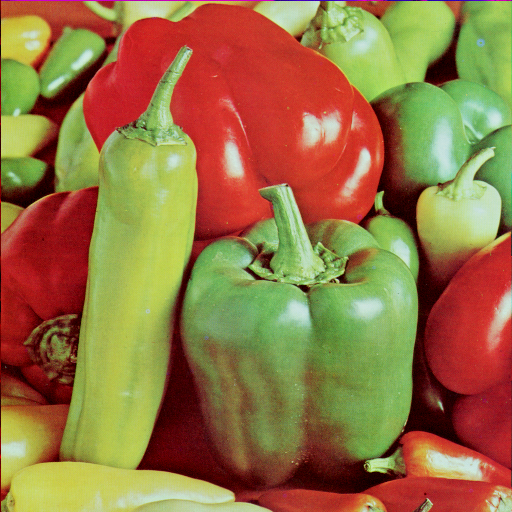
%> input picture img_ex/peppers.png, 512 x 512 px
$ octave lab1.m   (GNU Octave 9; MATLAB toolbox functions it lacks are replaced by stand-ins)
%> lines starting %> are read from the running program, lines starting %| are printed output that depends on the picture
### imgQuality.m
%% Image Quality Metrics
% Duncan Likely

function [MSE, PSNR, ssimval, ssimmap, PIQE, NIQE, BRISQUE] = imgQuality(A, ref, peakval)

	A = double(A);
	ref = double(ref);
	% Full Reference Metrics
	if exist('ref', 'var')
		% calculate MSE
		MSE = immse(A,ref);

		if exist('peakval', 'var')
			% calculate PSNR at specified peakval
			PSNR = psnr(A,ref,peakval);
		else
			% otherwise calc PSNR with regular inputs
			PSNR = psnr(A,ref);
		end
		% SSIM calculations
		[ssimval, ssimmap] = ssim(A,ref);
	end

	% Non Reference Image Metrics
	PIQE = piqe(A);
	NIQE = niqe(A);
	BRISQUE = brisque(A);


end

### lab1.m
out_file_ext = '.jpg';

if ispc
	path =  '.\img_ex\';
	out_path = '.\img_out\';
elseif isunix
	path =  './img_ex/';
	out_path = './img_out/';
end

img_name = 'peppers.png';

img_file = strcat(path, img_name);

X = 5:5:25;

img = imread(img_file);
%> img is the input picture: size 512x512x3 uint8; mean R, G, B 149.8, 115.6, 66.5

img = rgb2gray(img);
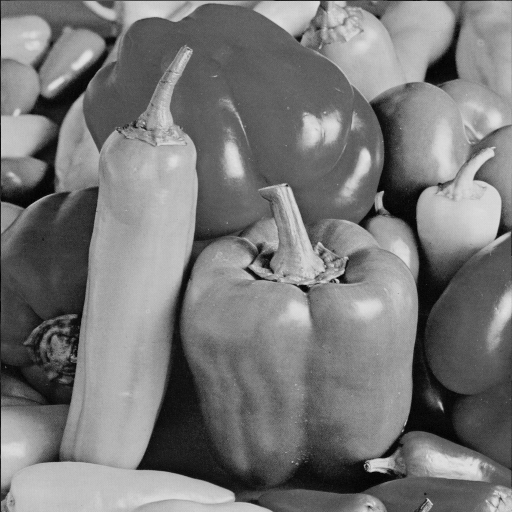
%> img: size 512x512 uint8; min 0, max 228, mean 120.2
grayscale = true;

im_size = size(img);
%> im_size = [512 512]
n = size(X);

MSE_lst = zeros(n);
PSNR_lst = zeros(n);
SSIM_lst = zeros(n);
PIQE_lst = zeros(n);
NIQE_lst = zeros(n);
BRISQUE_lst = zeros(n);

if grayscale == false
	SSIM_maps = zeros(im_size(1),im_size(2),im_size(3),n(2));
else
	SSIM_maps = zeros(im_size(1),im_size(2),n(2));
end

key = ["MSE"; "PSNR"; 'Global SSIM'; 'PIQE'; 'NIQE'; 'BRISQUE'];
%%
tiledlayout(2,3)

for i = 1:5
	out_file = strcat(out_path, 'compressed', out_file_ext);
	imwrite(img, out_file, 'jpg', 'Quality',X(i));
	compressed = imread(out_file);
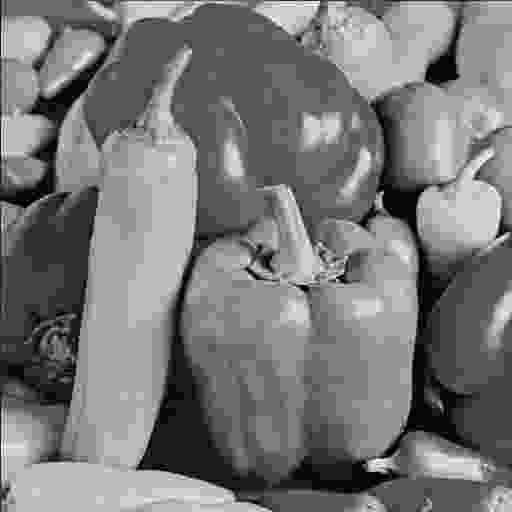
%> compressed: size 512x512 uint8; min 0, max 255, mean 120
	if grayscale == false
		[MSE_lst(i), PSNR_lst(i), SSIM_lst(i), SSIM_maps(:,:,:,i), PIQE_lst(i), NIQE_lst(i), BRISQUE_lst(i)] = imgQuality(compressed,img);
	else
		[MSE_lst(i), PSNR_lst(i), SSIM_lst(i), SSIM_maps(:,:,i), PIQE_lst(i), NIQE_lst(i), BRISQUE_lst(i)] = imgQuality(compressed,img);
%> in imgQuality, `MSE = immse(A,ref);`: MSE = 124.7
%> in imgQuality, `PSNR = psnr(A,ref);`: PSNR = -20.96
%> in imgQuality, `[ssimval, ssimmap] = ssim(A,ref);`:
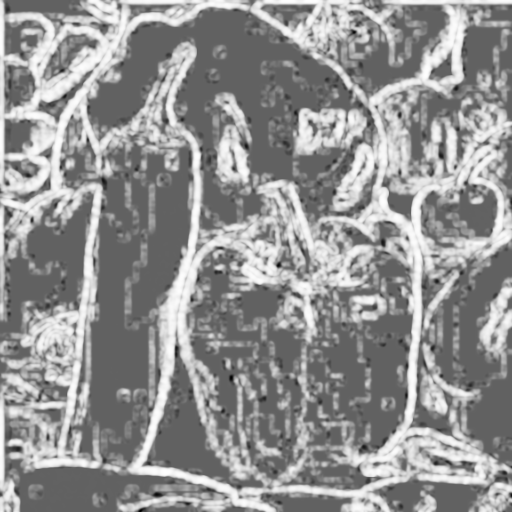
%> ssimmap: size 512x512 double; min -0.62, max 0.993, mean 0.31; drawn with min black and max white
%> in imgQuality, `[ssimval, ssimmap] = ssim(A,ref);`: ssimval = 0.31
%> the run ends on the next line

$ run again, with img_ex/frame1.png copied over img_ex/peppers.png
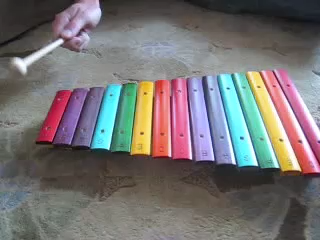
%> input picture img_ex/frame1.png, 320 x 240 px
%> img is the input picture: size 240x320x3 uint8; mean R, G, B 117.8, 114.1, 114.4
%> img: size 240x320 uint8
%> `compressed = imread(out_file);`:
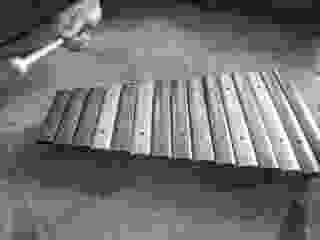
%> compressed: size 240x320 uint8; min 0, max 255, mean 115.2
%> MSE = 155.9
%> PSNR = -21.93
%> in imgQuality, `[ssimval, ssimmap] = ssim(A,ref);`:
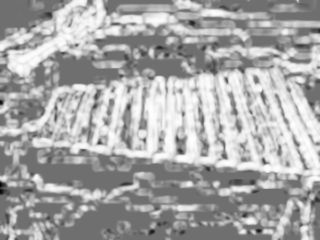
%> ssimmap: size 240x320 double; min -0.769, max 0.989, mean 0.384; drawn with min black and max white
%> ssimval = 0.384

$ run again, with img_ex/Picture2.jpg saved as img_ex/peppers.png
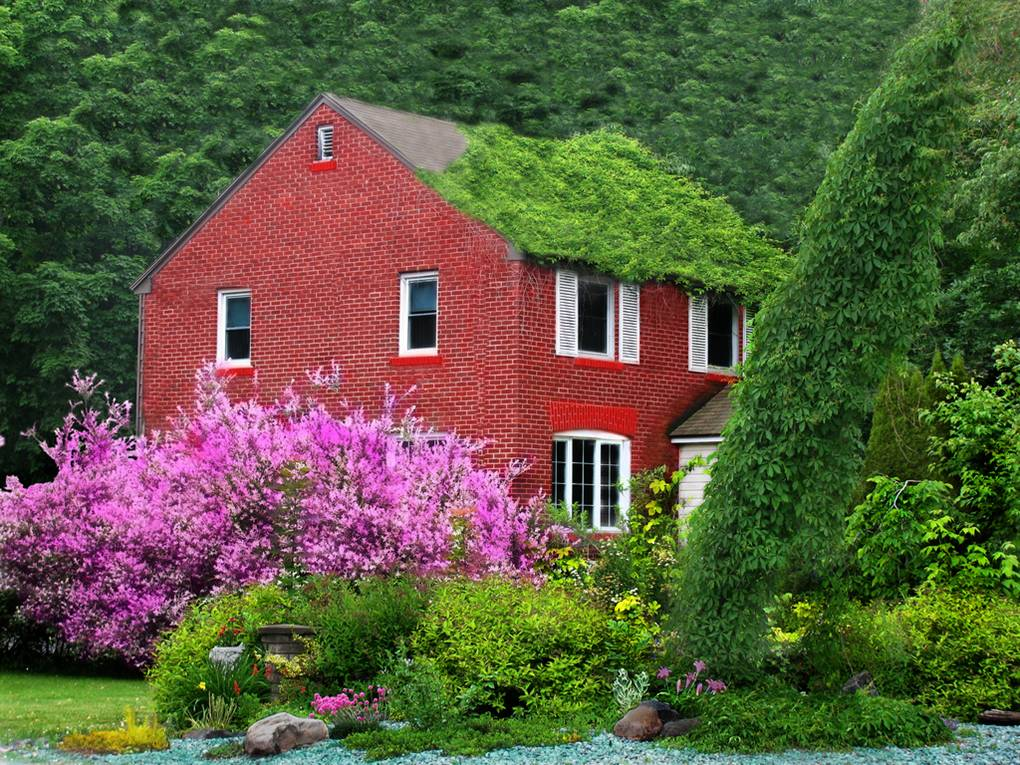
%> input picture img_ex/Picture2.jpg, 1020 x 765 px
%> img is the input picture: size 765x1020x3 uint8; mean R, G, B 90.8, 92, 63
%> `img = rgb2gray(img);`:
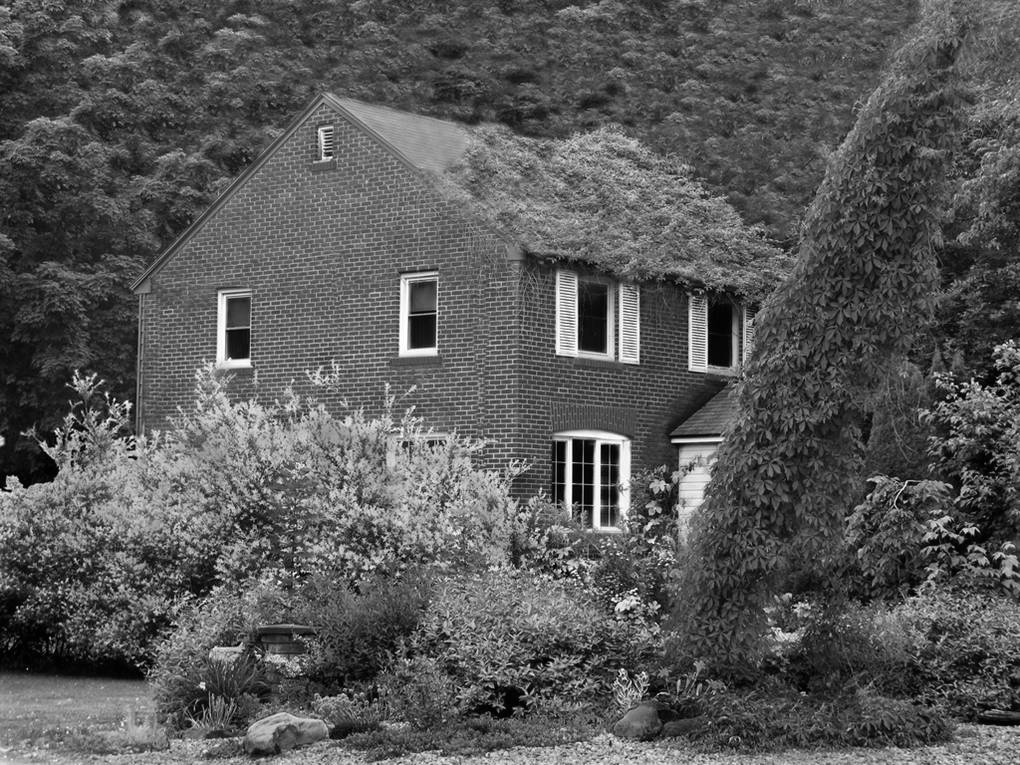
%> img: size 765x1020 uint8; min 0, max 255, mean 88.3
%> MSE = 404.3
%> PSNR = -26.07
%> in imgQuality, `[ssimval, ssimmap] = ssim(A,ref);`:
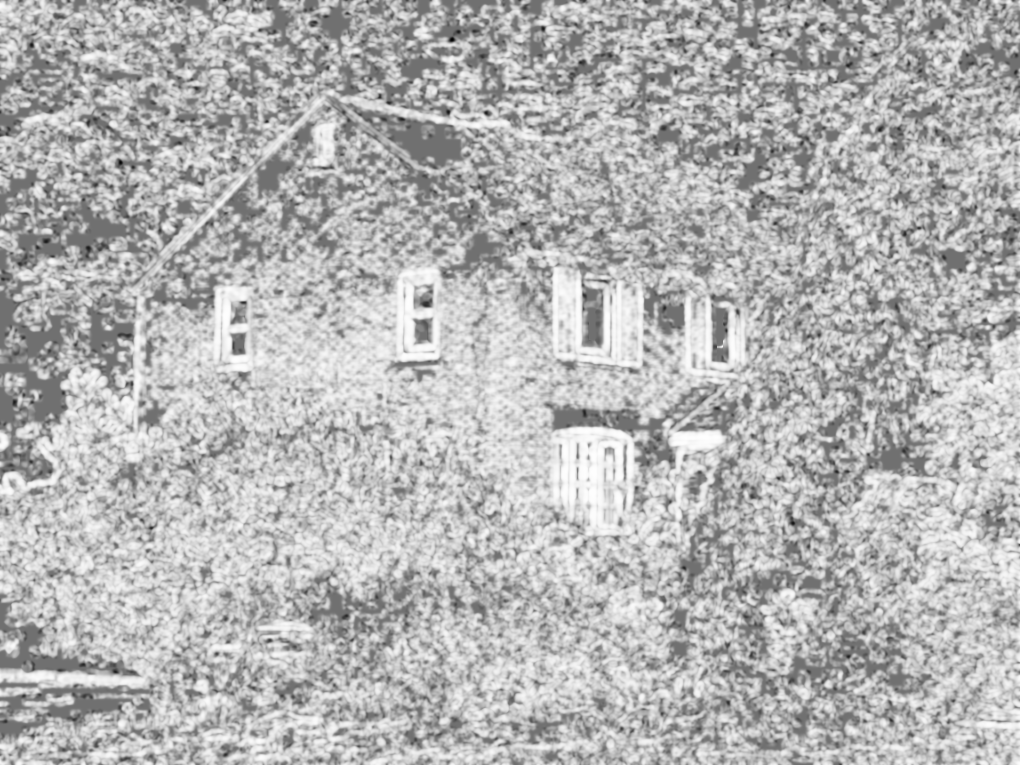
%> ssimmap: size 765x1020 double; min -0.79, max 0.997, mean 0.478; drawn with min black and max white
%> ssimval = 0.478
